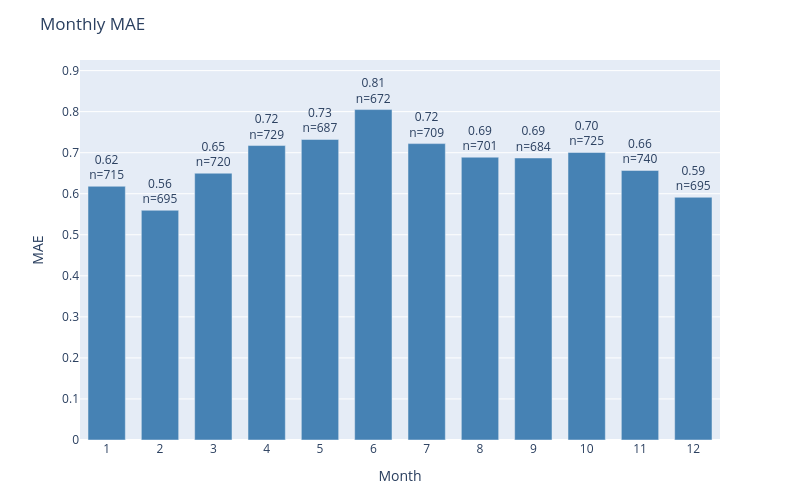

Here is the notebook cell this chart was saved with:
### Code cell
plot_error_by_group(
    df=results_test,
    y_true_col='actual',
    y_pred_col='prediction',
    date_col='dt_prediction',
    group_by='month',
    metric='mae',
    title='Monthly MAE'
)

### Figure 1 — Plotly figure (JSON) as saved in the notebook; plotly's stock layout.template omitted (floating-point values rounded to 4 significant figures)
{"data": [{"marker": {"color": "steelblue"}, "text": ["0.62<br>n=715", "0.56<br>n=695", "0.65<br>n=720", "0.72<br>n=729", "0.73<br>n=687", "0.81<br>n=672", "0.72<br>n=709", "0.69<br>n=701", "0.69<br>n=684", "0.70<br>n=725", "0.66<br>n=740", "0.59<br>n=695"], "textposition": "outside", "type": "bar", "x": ["1", "2", "3", "4", "5", "6", "7", "8", "9", "10", "11", "12"], "y": [0.6182, 0.5597, 0.65, 0.7174, 0.7322, 0.8051, 0.7221, 0.689, 0.6871, 0.7007, 0.6568, 0.5914]}], "layout": {"bargap": 0.3, "height": 500, "margin": {"b": 60, "t": 60}, "title": {"text": "Monthly MAE"}, "uniformtext": {"minsize": 8, "mode": "hide"}, "width": 800, "xaxis": {"title": {"text": "Month"}}, "yaxis": {"range": [0, 0.9258], "title": {"text": "MAE"}}}}
